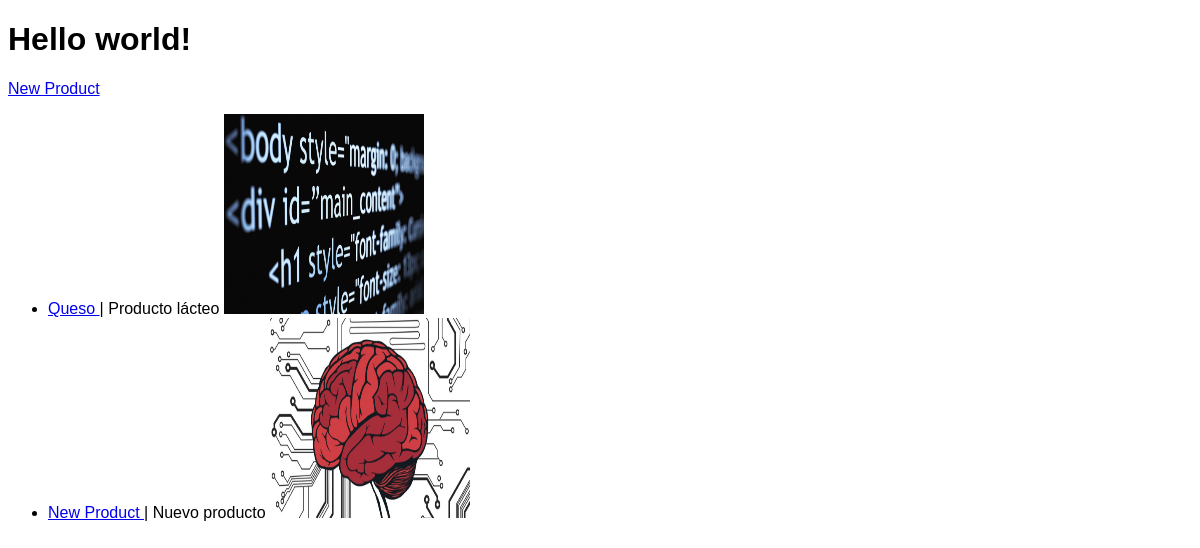
/, run on an earlier commit of the app's database.
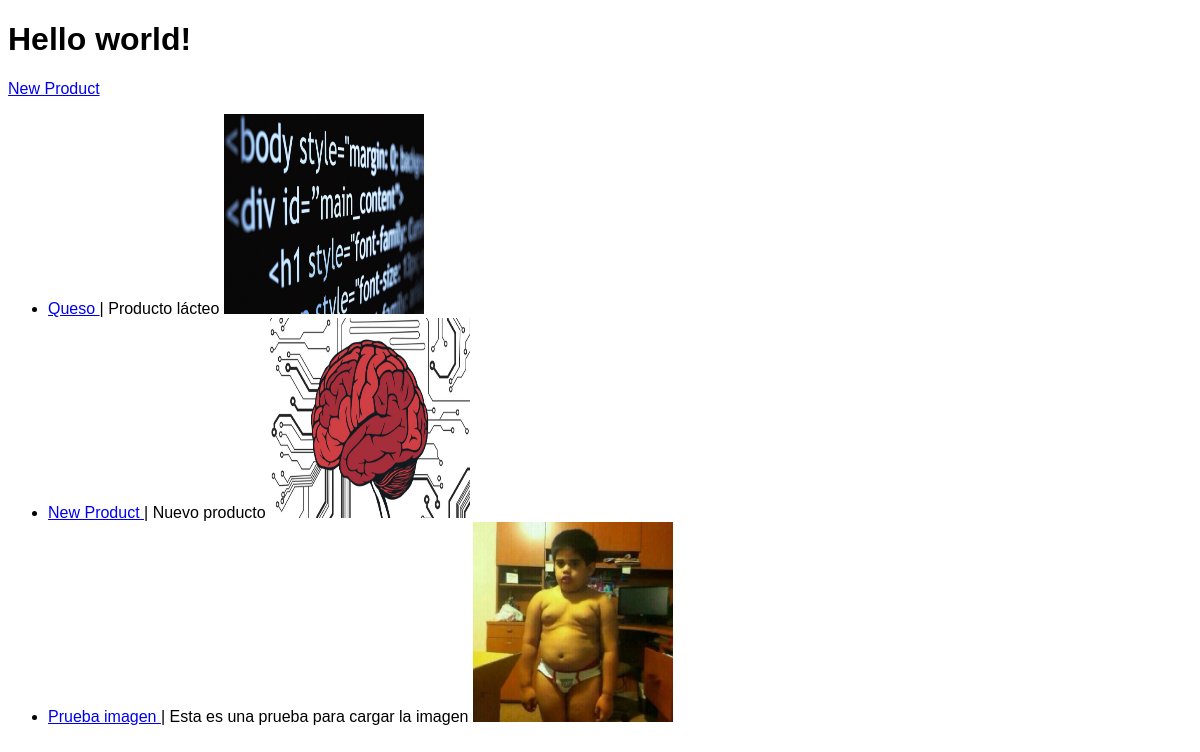
And on a later commit of the database.
### products/models.py (models this page shows, shortened)
class Product(models.Model):
    name = models.CharField(max_length=255)
    description = models.CharField(max_length=255)
    category = models.CharField(max_length=255)
    price = models.DecimalField(max_digits=6, decimal_places=2)
    image = models.ImageField(blank=True)
    class Meta:
        ordering = ('id', )

### products/views.py (the view)
# urls.py: url(r'^$', views.hello_world, name='hello'),
def hello_world(request):
    product = Product.objects.order_by('id')
    template = loader.get_template('index.html')
    context = {
        'product': product
    }
    return HttpResponse(template.render(context, request))

### templates/index.html (shortened to what this page needs)
<!DOCTYPE html>
<html lang="en">
<head>
  {% load staticfiles %}
  <link rel="stylesheet" href="{% static 'css/base.css' %}" >
</head>
<body>
  <h1>Hello world!</h1>
  <a href="{% url 'products.views.new_product' %}">New Product</a>
  <ul>
    {% for pr in product %}
      <li>
        <a href="{% url 'products.views.product_detail' pk=pr.pk %}">{{ pr.name }} </a>| {{pr.description}}
        <img src="{{pr.image.url}}" alt="" />
      </li>
    {% endfor %}
  </ul>
</body>
</html>

### static/css/base.css (style rules this page uses)
body { font-family: "Helvetica"; }
img { width: 200px; height: 200px; }

What changed in the data, as far as the page shows it:
added Product: name "Prueba imagen", description "Esta es una prueba para cargar la imagen", image (picture)
